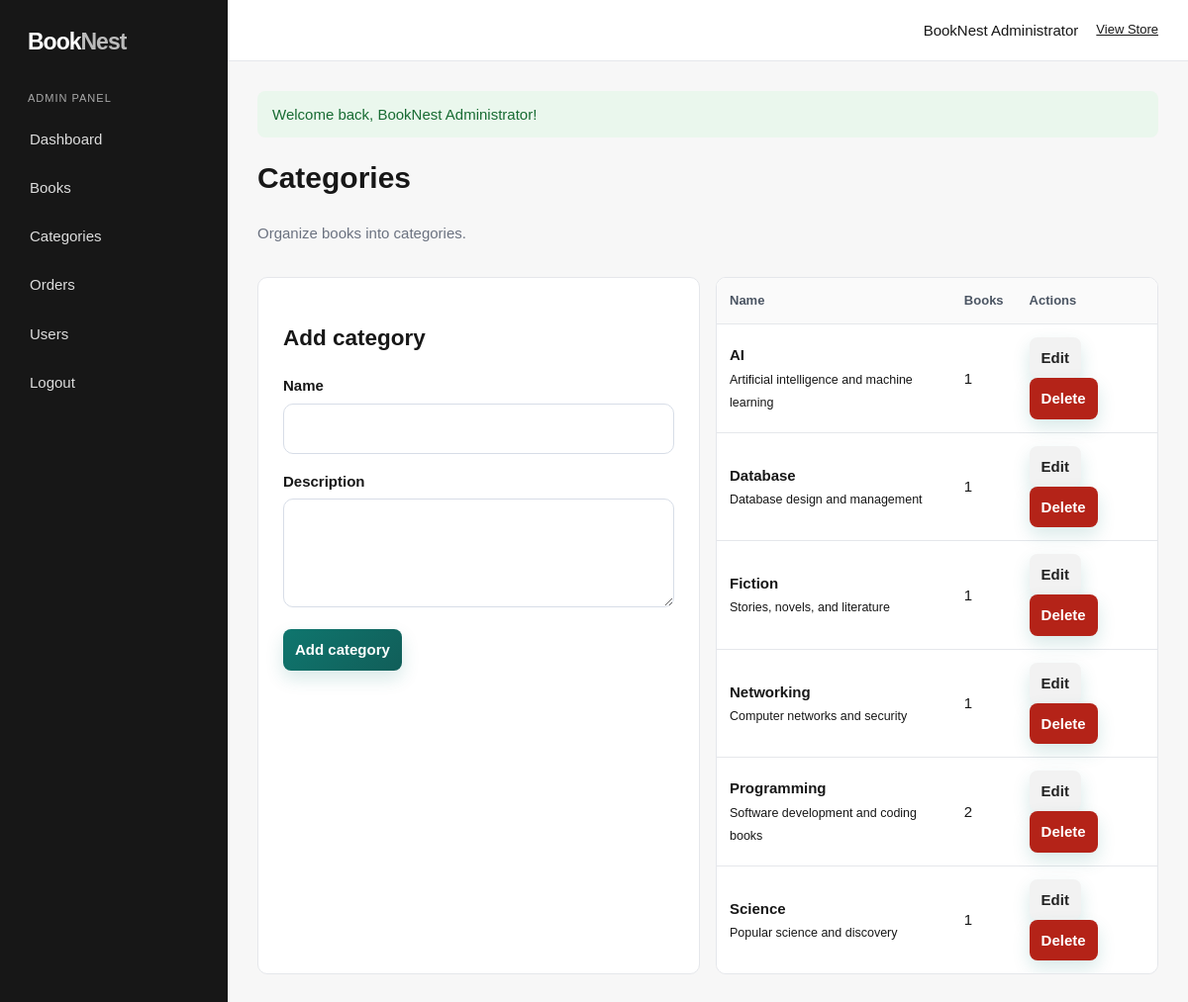
Screenshot of /admin/categories.php (signed in) with the database file from the repository.
### tables this page shows
CREATE TABLE categories (
  id INT UNSIGNED AUTO_INCREMENT PRIMARY KEY,
  name VARCHAR(80) NOT NULL UNIQUE,
  description VARCHAR(255) NULL,
  created_at TIMESTAMP DEFAULT CURRENT_TIMESTAMP
);

### admin/categories.php (the view, shortened to what this page needs)
<?php
require '../includes/admin-header.php';
$edit = null;
$categories = $conn->query(
    'SELECT
        c.*,
        COUNT(b.id) book_count
     FROM categories c
     LEFT JOIN books b
        ON b.category_id = c.id
     GROUP BY c.id
     ORDER BY c.name'
);
?>
<div class="admin-actions">
    <div>
        <h1>Categories</h1>
        <p class="muted">
            Organize books into categories.
        </p>
    </div>
</div>
<div class="form-row">
    <form class="admin-form" method="post">
        <h2>
            <?= $edit ? 'Edit category' : 'Add category' ?>
        </h2>
        <div class="form-group">
            <label>Name</label>
            <input
                name="name"
                required
                value="<?= e($edit['name'] ?? '') ?>"
            >
        </div>
        <div class="form-group">
            <label>Description</label>
            <textarea name="description"><?= e(
            ) ?></textarea>
        </div>
        <button class="btn">
            <?= $edit ? 'Update category' : 'Add category' ?>
        </button>
    </form>
    <div class="table-wrap">
        <table>
            <thead>
                <tr>
                    <th>Name</th>
                    <th>Books</th>
                    <th>Actions</th>
                </tr>
            </thead>
            <tbody>
                <?php
                while ($c = $categories->fetch_assoc()):
                ?>
                    <tr>
                        <td>
                            <strong>
                                <?= e($c['name']) ?>
                            </strong>
                            <br>
                            <small>
                                <?= e($c['description']) ?>
                            </small>
                        </td>
                        <td>
                            <?= $c['book_count'] ?>
                        </td>
                        <td>
                            <a
                                class="btn btn-light"
                                href="categories.php?edit=<?= $c['id'] ?>"
                            >
                                Edit
                            </a>
                            <form
                                method="post"
                                style="display:inline"
                                onsubmit="return confirm('Delete this category?')"
                            >
                                <button class="btn btn-danger">
                                    Delete
                                </button>
                            </form>
                        </td>
                    </tr>
                <?php endwhile; ?>
            </tbody>
        </table>
    </div>
</div>
<?php
require '../includes/admin-footer.php';
?>

### css/style.css (style rules this page uses)
:root { --ink: #171717; --muted: #6b7280; --line: #e5e7eb; --soft: #f7f7f7; --white: #fff; --accent: #0f766e; --accent-dark: #115e59; --accent-soft: #ecfeff; --danger: #b42318; --success: #137333; --radius: 14px; }
* { box-sizing: border-box }
body { margin: 0; background: linear-gradient(180deg, #f8fafc 0%, #eef7f5 100%); color: var(--ink); font: 15px/1.55 Arial, Helvetica, sans-serif }
a { color: inherit; text-decoration: none }
.muted { color: var(--muted) }
.btn, .button, button { border: 0; cursor: pointer; font: inherit; transition: background-color .2s ease, transform .2s ease, box-shadow .2s ease; }
.btn { display: inline-block; padding: 9px 12px; border-radius: 8px; background: linear-gradient(135deg, var(--accent) 0%, var(--accent-dark) 100%); color: #fff; font-weight: 700; box-shadow: 0 8px 18px rgba(15, 118, 110, 0.16); }
.btn-light { background: #f2f2f2; color: #222 }
.btn-danger { background: #b42318 }
input, select, textarea { width: 100%; border: 1px solid #d7dde7; border-radius: 10px; padding: 13px 14px; background: rgba(255, 255, 255, 0.9); font: inherit; color: var(--ink); transition: color .2s ease, background-color .2s ease, border-color .2s ease, box-shadow .2s ease, transform .2s ease; }
textarea { min-height: 110px; resize: vertical }
label { display: block; font-weight: 600; margin-bottom: 6px }
.form-group { margin-bottom: 16px }
.form-row { display: grid; grid-template-columns: 1fr 1fr; gap: 16px }
.table-wrap { overflow: auto; border: 1px solid var(--line); border-radius: 10px }
table { border-collapse: collapse; width: 100%; background: #fff }
th, td { text-align: left; padding: 13px; border-bottom: 1px solid var(--line) }
th { background: #fafafa; font-size: 13px; color: #4b5563 }
tr:last-child td { border-bottom: 0 }
.admin-body { background: #f7f7f7 }
.admin-content h1 { margin-top: 0 }
.admin-actions { display: flex; justify-content: space-between; align-items: center; margin: 0 0 18px }
.admin-form { background: #fff; border: 1px solid var(--line); border-radius: 10px; padding: 25px; max-width: 780px }
html { scroll-behavior: smooth; }

### rows the page displays
categories: name "AI", description "Artificial intelligence and machine learning", book_count "1"
categories: name "Database", description "Database design and management", book_count "1"
categories: name "Fiction", description "Stories, novels, and literature", book_count "1"
categories: name "Networking", description "Computer networks and security", book_count "1"
categories: name "Programming", description "Software development and coding books", book_count "2"
categories: name "Science", description "Popular science and discovery", book_count "1"

### other values shown
$_SESSION['user']['name'] "BookNest Administrator"
$_SESSION['flash'] "Welcome back, BookNest Administrator!"
